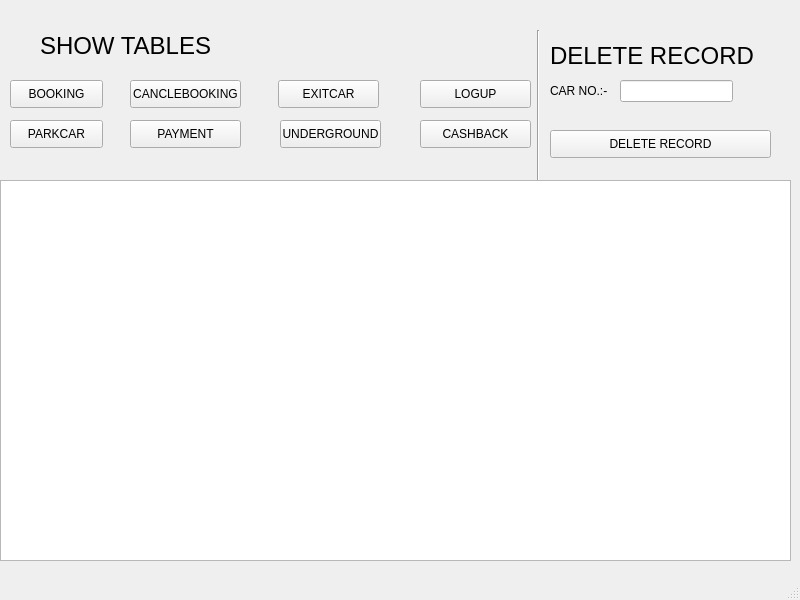
<?xml version="1.0" encoding="UTF-8"?>
<ui version="4.0">
 <class>MainWindow</class>
 <widget class="QMainWindow" name="MainWindow">
  <property name="geometry">
   <rect>
    <x>0</x>
    <y>0</y>
    <width>800</width>
    <height>600</height>
   </rect>
  </property>
  <property name="windowTitle">
   <string>MainWindow</string>
  </property>
  <widget class="QWidget" name="centralwidget">
   <widget class="QLabel" name="label">
    <property name="geometry">
     <rect>
      <x>40</x>
      <y>30</y>
      <width>281</width>
      <height>31</height>
     </rect>
    </property>
    <property name="font">
     <font>
      <pointsize>18</pointsize>
      <weight>50</weight>
      <bold>false</bold>
     </font>
    </property>
    <property name="text">
     <string>SHOW TABLES</string>
    </property>
   </widget>
   <widget class="Line" name="line">
    <property name="geometry">
     <rect>
      <x>530</x>
      <y>30</y>
      <width>16</width>
      <height>151</height>
     </rect>
    </property>
    <property name="orientation">
     <enum>Qt::Vertical</enum>
    </property>
   </widget>
   <widget class="QPushButton" name="booking">
    <property name="geometry">
     <rect>
      <x>10</x>
      <y>80</y>
      <width>93</width>
      <height>28</height>
     </rect>
    </property>
    <property name="text">
     <string>BOOKING</string>
    </property>
   </widget>
   <widget class="QPushButton" name="canclebooking">
    <property name="geometry">
     <rect>
      <x>130</x>
      <y>80</y>
      <width>111</width>
      <height>28</height>
     </rect>
    </property>
    <property name="text">
     <string>CANCLEBOOKING</string>
    </property>
   </widget>
   <widget class="QPushButton" name="exitcar">
    <property name="geometry">
     <rect>
      <x>278</x>
      <y>80</y>
      <width>101</width>
      <height>28</height>
     </rect>
    </property>
    <property name="text">
     <string>EXITCAR</string>
    </property>
   </widget>
   <widget class="QPushButton" name="logup">
    <property name="geometry">
     <rect>
      <x>420</x>
      <y>80</y>
      <width>111</width>
      <height>28</height>
     </rect>
    </property>
    <property name="text">
     <string>LOGUP</string>
    </property>
   </widget>
   <widget class="QPushButton" name="parkcar">
    <property name="geometry">
     <rect>
      <x>10</x>
      <y>120</y>
      <width>93</width>
      <height>28</height>
     </rect>
    </property>
    <property name="text">
     <string>PARKCAR</string>
    </property>
   </widget>
   <widget class="QPushButton" name="payment">
    <property name="geometry">
     <rect>
      <x>130</x>
      <y>120</y>
      <width>111</width>
      <height>28</height>
     </rect>
    </property>
    <property name="text">
     <string>PAYMENT</string>
    </property>
   </widget>
   <widget class="QPushButton" name="underground">
    <property name="geometry">
     <rect>
      <x>280</x>
      <y>120</y>
      <width>101</width>
      <height>28</height>
     </rect>
    </property>
    <property name="text">
     <string>UNDERGROUND</string>
    </property>
   </widget>
   <widget class="QPushButton" name="cashback">
    <property name="geometry">
     <rect>
      <x>420</x>
      <y>120</y>
      <width>111</width>
      <height>28</height>
     </rect>
    </property>
    <property name="text">
     <string>CASHBACK</string>
    </property>
   </widget>
   <widget class="QLabel" name="label_2">
    <property name="geometry">
     <rect>
      <x>550</x>
      <y>40</y>
      <width>241</width>
      <height>31</height>
     </rect>
    </property>
    <property name="font">
     <font>
      <pointsize>18</pointsize>
     </font>
    </property>
    <property name="text">
     <string>DELETE RECORD</string>
    </property>
   </widget>
   <widget class="QLabel" name="label_3">
    <property name="geometry">
     <rect>
      <x>550</x>
      <y>80</y>
      <width>71</width>
      <height>21</height>
     </rect>
    </property>
    <property name="text">
     <string>CAR NO.:-</string>
    </property>
   </widget>
   <widget class="QLineEdit" name="CarNoEdit">
    <property name="geometry">
     <rect>
      <x>620</x>
      <y>80</y>
      <width>113</width>
      <height>22</height>
     </rect>
    </property>
   </widget>
   <widget class="QPushButton" name="DeleteRecord">
    <property name="geometry">
     <rect>
      <x>550</x>
      <y>130</y>
      <width>221</width>
      <height>28</height>
     </rect>
    </property>
    <property name="text">
     <string>DELETE RECORD</string>
    </property>
   </widget>
   <widget class="QTableView" name="tableView">
    <property name="geometry">
     <rect>
      <x>0</x>
      <y>180</y>
      <width>791</width>
      <height>381</height>
     </rect>
    </property>
   </widget>
  </widget>
  <widget class="QMenuBar" name="menubar">
   <property name="geometry">
    <rect>
     <x>0</x>
     <y>0</y>
     <width>800</width>
     <height>26</height>
    </rect>
   </property>
  </widget>
  <widget class="QStatusBar" name="statusbar"/>
 </widget>
 <resources/>
 <connections/>
</ui>
